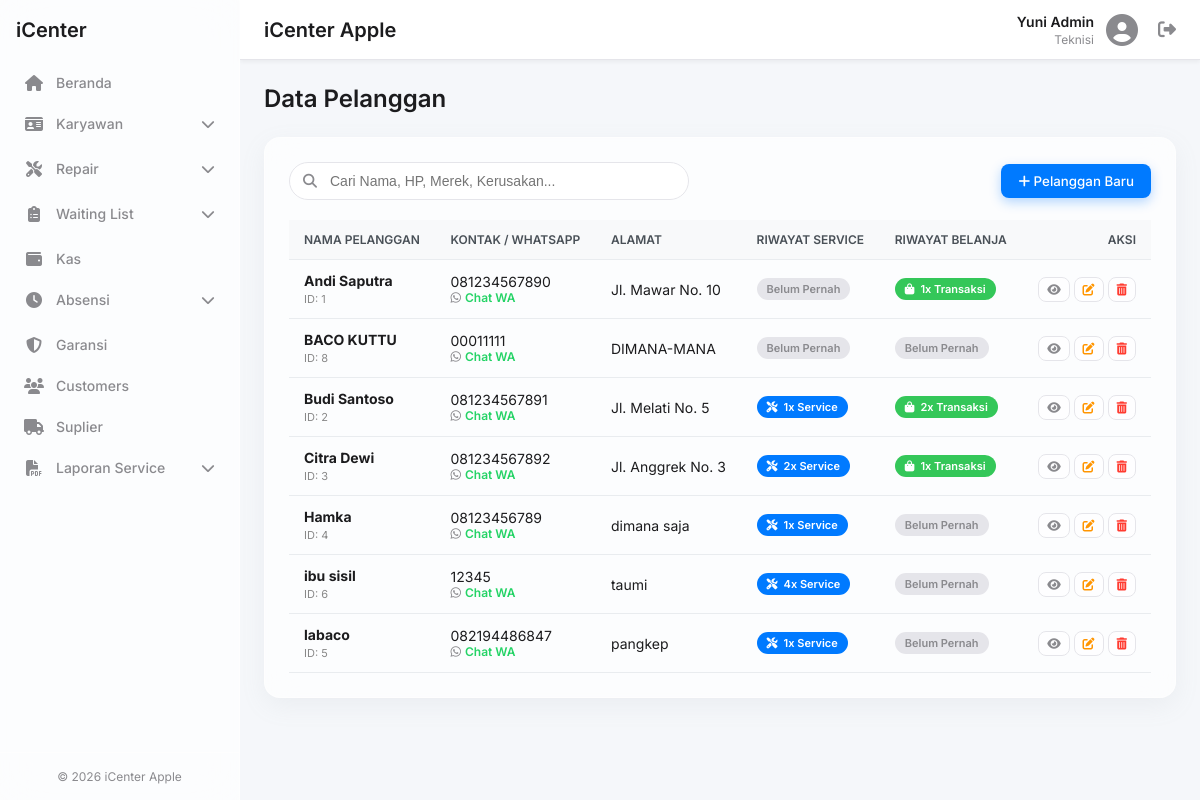
The app's page /customers.php (signed in), older data.
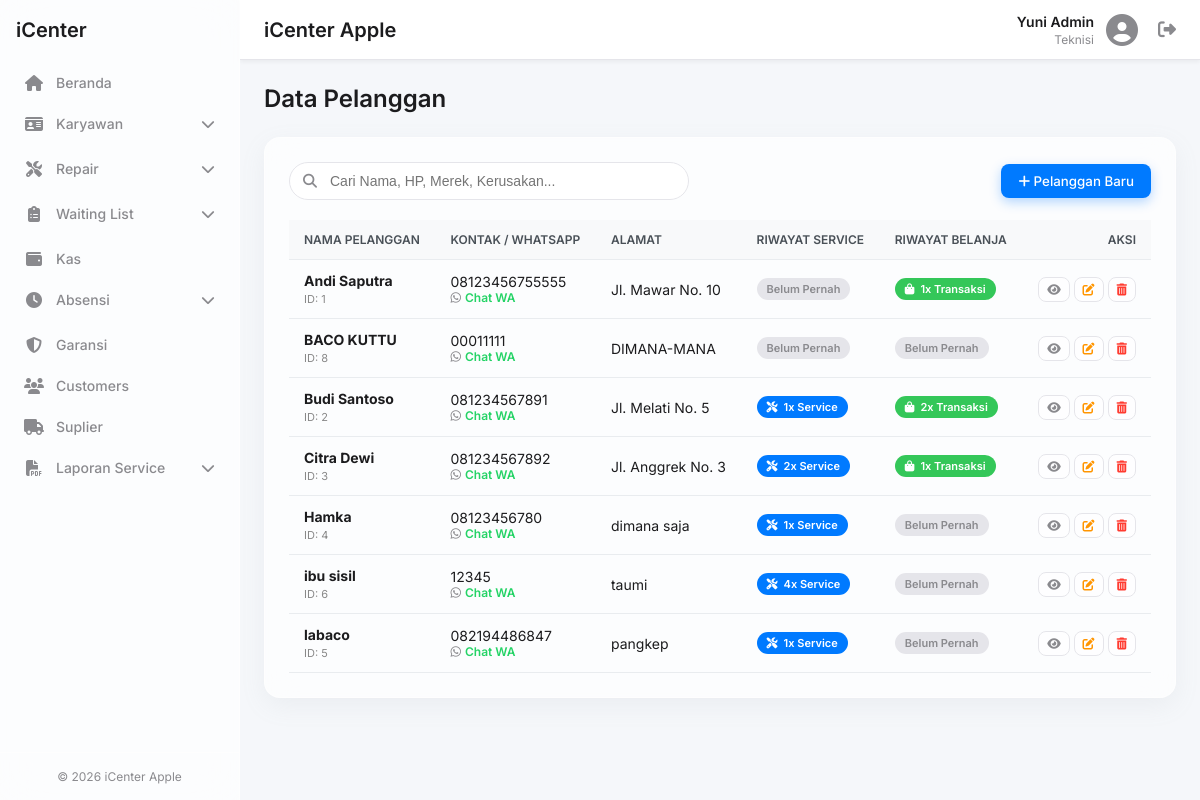
The same page, newer data.
### tables this page shows
CREATE TABLE `pelanggan` (
  `id` int(11) NOT NULL,
  `nama` varchar(100) DEFAULT NULL,
  `no_hp` varchar(20) DEFAULT NULL,
  `alamat` text DEFAULT NULL,
  `keluhan` text DEFAULT NULL
);

### customers.php (the view, shortened to what the changed rows need)
<?php
require_once 'includes/header.php';
$sql = "SELECT p.*,
        (SELECT COUNT(*) FROM service s WHERE s.customer_id = p.id) as total_service,
        (SELECT COUNT(*) FROM penjualan_sparepart ps WHERE ps.pelanggan_id = p.id) as total_beli_part,
        (SELECT COUNT(*) FROM penjualan_perangkat pp WHERE pp.pelanggan_id = p.id) as total_beli_perangkat,
        -- Mengambil keywords untuk pencarian (Merek HP dan Kerusakan dari history service)
        (
            SELECT GROUP_CONCAT(CONCAT(COALESCE(merek_hp,''), ' ', COALESCE(tipe_hp,''), ' ', COALESCE(kerusakan,'')) SEPARATOR ' ')
            FROM service s
            WHERE s.customer_id = p.id
        ) as search_keywords
        FROM pelanggan p
        ORDER BY p.nama ASC";
$result = $conn->query($sql);
$customers = [];
if ($result) {
    while ($row = $result->fetch_assoc()) {
        $customers[] = $row;
    }
}
?>
<h1 class="page-title">Data Pelanggan</h1>
<div class="glass-effect data-table-container">
    <div class="table-wrapper">
        <table class="data-table" id="customerTable">
            <thead>
                <tr>
                    <th>Nama Pelanggan</th>
                    <th>Kontak / WhatsApp</th>
                    <th>Alamat</th>
                    <th>Riwayat Service</th>
                    <th>Riwayat Belanja</th>
                    <th style="text-align: right;">Aksi</th>
                </tr>
            </thead>
            <tbody>
                <?php if (empty($customers)): ?>
                    <tr><td colspan="6" style="text-align: center; padding: 20px;">Belum ada data pelanggan.</td></tr>
                <?php else: ?>
                    <?php foreach ($customers as $c): ?>
                        <tr>
                            <td>
                                <strong><?php echo htmlspecialchars($c['nama']); ?></strong>
                                <br><span style="font-size:11px; color:#888;">ID: <?php echo $c['id']; ?></span>
                            </td>
                            <td>
                                <div class="contact-info">
                                    <span><?php echo htmlspecialchars($c['no_hp']); ?></span>
                                    <span class="contact-wa">
                                        <i class="fab fa-whatsapp"></i>
                                        <a href="https://wa.me/<?php echo preg_replace('/^0/', '62', preg_replace('/[^0-9]/', '', $c['no_hp'])); ?>" target="_blank" class="btn-wa">Chat WA</a>
                                    </span>
                                </div>
                            </td>
                            <td><?php echo htmlspecialchars($c['alamat']); ?></td>
                            <td>
                                <?php if ($c['total_service'] > 0): ?>
                                    <span class="history-badge bg-service">
                                        <i class="fas fa-tools"></i> <?php echo $c['total_service']; ?>x Service
                                    </span>
                                <?php else: ?>
                                    <span class="history-badge bg-none">Belum Pernah</span>
                                <?php endif; ?>
                            </td>
                            <td>
                                <?php
                                    $total_belanja = $c['total_beli_part'] + $c['total_beli_perangkat'];
                                    if ($total_belanja > 0):
                                ?>
                                    <span class="history-badge bg-shop">
                                        <i class="fas fa-shopping-bag"></i> <?php echo $total_belanja; ?>x Transaksi
                                    </span>
                                <?php else: ?>
                                    <span class="history-badge bg-none">Belum Pernah</span>
                                <?php endif; ?>
                            </td>
                            <td style="text-align: right;">
                                <button class="btn btn-tertiary btn-sm" onclick='viewDetail(<?php echo $c['id']; ?>)' title="Lihat Detail"><i class="fas fa-eye"></i></button>
                                <button class="btn btn-tertiary btn-sm" onclick='editCustomer(<?php echo json_encode($c); ?>)' title="Edit"><i class="fas fa-edit" style="color: var(--accent-warning);"></i></button>
                                <button class="btn btn-tertiary btn-sm" onclick="deleteCustomer(<?php echo $c['id']; ?>, '<?php echo htmlspecialchars($c['nama'], ENT_QUOTES); ?>')" title="Hapus"><i class="fas fa-trash-alt" style="color: var(--accent-danger);"></i></button>
                            </td>
                        </tr>
                    <?php endforeach; ?>
                <?php endif; ?>
            </tbody>
        </table>
    </div>
</div>
<?php require_once 'includes/footer.php'; ?>

Row changes from the older to the newer data that the page shows:
changed pelanggan "Andi Saputra": no_hp "081234567890" → "08123456755555"
changed pelanggan "Hamka": no_hp "08123456789" → "08123456780"
